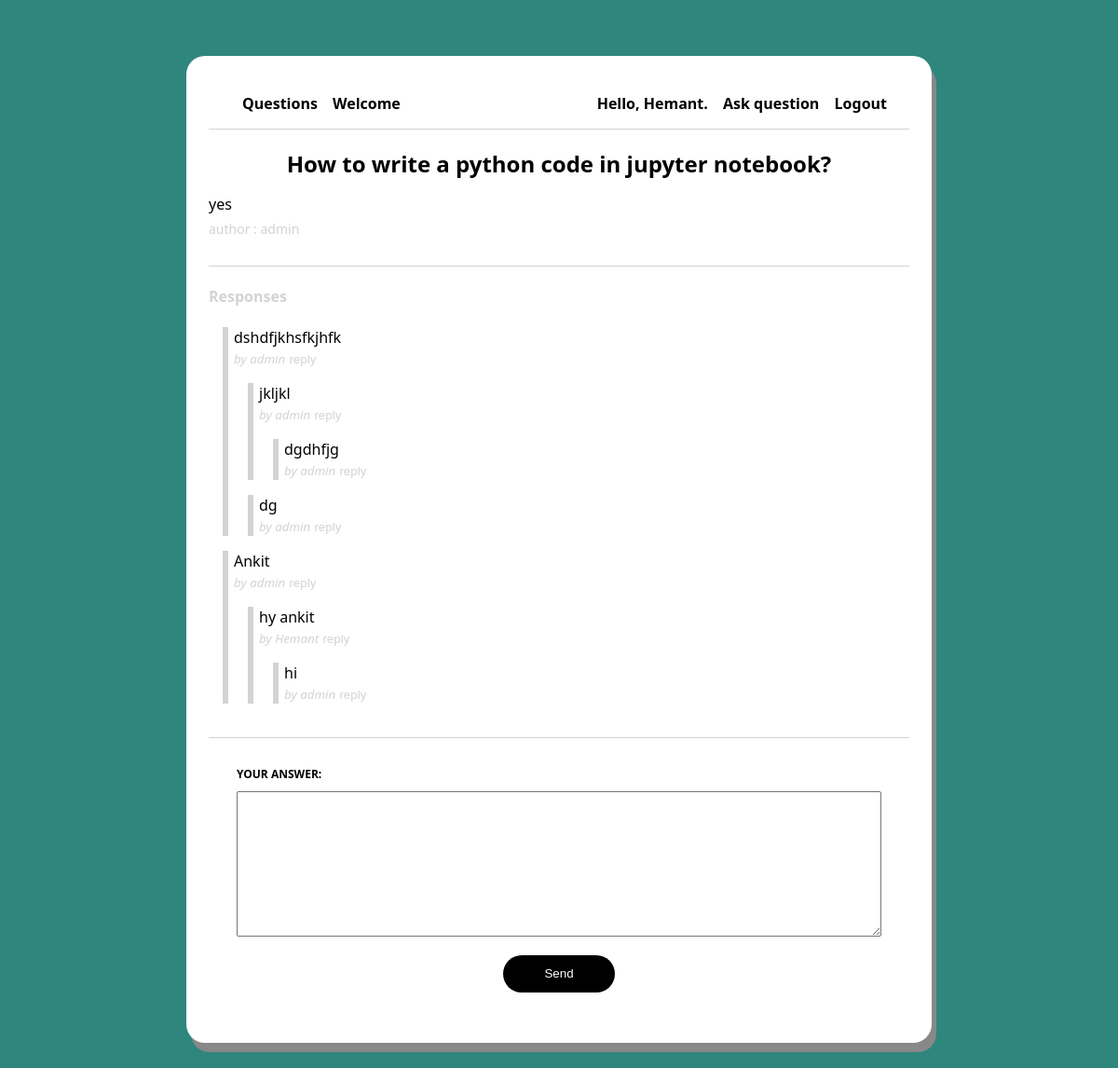
/question/5 (signed in), run on the app's committed database.
### main/models.py (models this page shows, shortened)
class Question(models.Model):
    author = models.ForeignKey(User , null=False, on_delete= models.CASCADE)
    title  = models.CharField(max_length=200, null=False)
    body = models.TextField(null=False)
    created_at = models.DateTimeField(auto_now_add = True)
    updated_at = models.DateTimeField(auto_now_add = True)
    def get_responses(self):
        return self.responses.filter(parent=None)

class Response(models.Model):
    user = models.ForeignKey(User, null=False, on_delete=models.CASCADE)
    question = models.ForeignKey(Question, null=False, on_delete=models.CASCADE, related_name = 'responses')
    parent = models.ForeignKey('self', null=True, blank = True, on_delete=models.CASCADE)
    body = models.TextField(null=False)
    created_at = models.DateTimeField(auto_now_add = True)
    updated_at = models.DateTimeField(auto_now_add = True)
    def get_responses(self):
        return Response.objects.filter(parent=self)

### main/views.py (the view, shortened to what this page needs)
# urls.py: path('question/<int:id>', views.questionpage, name='question'),
def questionpage(request, id):
    response_form = NewResponseForm()
    reply_form = NewReplyForm()
    question = Question.objects.get(id=id)
    context = {
        'question':question,
        'response_form' : response_form,
        'reply_form' : reply_form
    }
    return render(request, 'question.html', context)

### main/forms.py
class NewResponseForm(forms.ModelForm):
    class Meta:
        model = Response
        fields = ['body']

class NewReplyForm(forms.ModelForm):
    class Meta:
        model = Response
        fields = ['body']
        widgets = {
            'body': forms.Textarea(attrs={
                'rows':2,
                'placeholder': 'what are your thoughts?'
            })
        }

### main/templates/question.html (shortened to what this page needs)
{% extends 'layouts/page.html' %}
{% block content %}
<div class="page question-page">
    <h2 class="question-title">{{question.title}}</h2>
    <p class="question-body">{{question.body}}</p>
    <span class="question-author">author : {{question.author.username}}</span>
    <div class="responses-container">
        <h4 class="responses-container-heading">Responses</h4>
        {% if not question.responses.all %}
            <p class="no-responses-text">No responses yet</p>
        {% else %}
            {% for response in question.get_responses %}
                {% include 'components/response.html' with response=response %}
            {% endfor %}
        {% endif %}
    </div>
    {% if user.is_authenticated %}
    <form method="POST" action="" class="response-form">
        <div class="fieldWrapper">
            <label for="{{response_form.body.id_for_label}}">Your answer:</label>
            {{response_form.body}}
        </div>
        <input type="submit" value="Send" class="submit-button"/>
    </form>
    {% endif %}
</div>
{% endblock %}

### main/templates/navbar.html
<nav class="navbar">
    <div class="main-menu">
        <ul>
            {% if user.is_authenticated %}
            <li><a href="{% url 'index' %}">Questions</a>
                <li><a>Welcome</a></li>
            {% else %}
            <li><a href="{% url 'index' %}">Questions</a>
            {% endif %}
            </li>
        </ul>
    </div>
    <div class="user-menu">
        <ul>
            {% if user.is_authenticated %}
            <li><a>Hello, {{ user.username }}.</a></li>
            <li><a href="{% url 'new-question' %}">Ask question</a>
            </li>
            <li><a href="{% url 'logout' %}">Logout</a>
            </li>
            {% else %}
            <li><a href="{% url 'login' %}">Login</a>
            </li>
            <li><a href="{% url 'register' %}">Register</a>
            </li>
            {% endif %}
        </ul>
    </div>
</nav>

### main/templates/components/response.html (shortened to what this page needs)
<blockquote id="{{response.id}}">
    <p class="response-body">{{response.body}}</p>
    <small class="response-author">by {{response.user.username}}</small>
    {% if user.is_authenticated %}
    <button class="reply-button" onclick="handleReplyButton({{response.id}})">Reply</button>
    {% endif %}
    {% for children in response.get_responses %}
        {% include 'components/response.html' with response=children %}
    {% endfor %}
</blockquote>

### static/css/style.css (style rules this page uses)
html, body { font-family: 'Segoe UI', Tahoma, Geneva, Verdana, sans-serif; background-color: #2e867d; }
*, *::after, *::before { box-sizing: border-box; }
a { text-decoration: none; }
.user-menu ul li a, .main-menu ul li a { color: black; font-weight: 700; }
.main-menu ul li, .user-menu ul li { display: inline; margin-left: 12px; }
ul { list-style: none; padding: 0; }
blockquote { border-left: 6px solid lightgray; padding-left: 6px; margin-left: 15px; }
.navbar { display: flex; flex-direction: row; justify-content: space-between; padding:0 24px ; border-bottom: 1px solid lightgray; }
.page { display: flex; flex-direction: column; }
.fieldWrapper { display: flex; flex-direction: column; margin-bottom: 20px; }
.fieldWrapper label { font-size: 12px; font-weight: 600; text-transform: uppercase; margin-bottom: 10px; }
.submit-button { display: block; width: 120px; height: 40px; border: none; border-radius: 20px; background-color: black; color: white; margin: 0 auto; cursor: pointer; }
.question-title { font-weight: 900; margin: 20px auto 0 auto; }
.question-body { margin-bottom: 6px; }
.question-author { font-size: 14px; color: lightgray; }
.responses-container { border-top: 1px solid lightgray; margin-top: 30px; }
.responses-container-heading { color: lightgray; }
.response-body { margin: 0; }
.response-author { color: lightgray; font-style: italic; }
.reply-button { background-color: transparent; border: none; padding: 0; text-transform: lowercase; color: lightgray; cursor: pointer; }
.response-form { margin-top: 20px; border-top: 1px solid lightgray; padding: 30px; }

### data on the page
Question: title "How to write a python code in jupyter notebook?", body "yes", author.username "admin"
Response: body "dshdfjkhsfkjhfk", user.username "admin"
Response: body "jkljkl", user.username "admin"
Response: body "dgdhfjg", user.username "admin"
Response: body "dg", user.username "admin"
Response: body "Ankit", user.username "admin"
Response: body "hy ankit", user.username "Hemant"
Response: body "hi", user.username "admin"

### other printed values
{{ user.username }} "Hemant"
